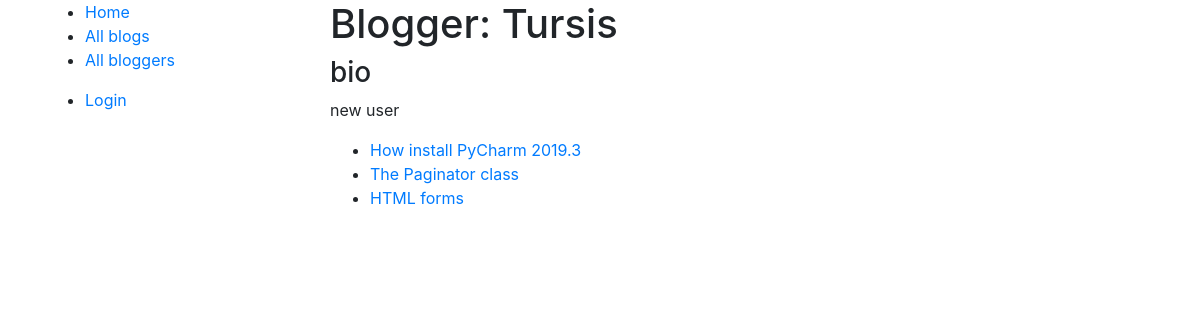
Page /blog/bloggers/id2 on the committed database.
### blog/models.py (models this page shows, shortened)
class BlogAuthor(models.Model):
    user = models.ForeignKey(User, on_delete=models.SET_NULL, null=True)
    bio = models.TextField(max_length=400, help_text="Enter your bio details here.")
    def __str__(self):
        return self.user.username

class Blog(models.Model):
    name = models.CharField(max_length=200, help_text="Enter your name blog here.")
    author = models.ForeignKey(BlogAuthor, on_delete=models.SET_NULL, null=True)
    description = models.TextField(max_length=400, help_text="Enter your blog text here.")
    pub_date = models.DateTimeField('date published')
    def get_absolute_url(self):
        return reverse('blog:blog-detail', args=[str(self.id)])

### blog/views.py (the view)
# urls.py: url('^bloggers/id(?P<pk>[0-9]+)$', views.BloggersDetailView.as_view(), name='bloggers-detail'),
class BloggersDetailView(generic.ListView):
    template_name = 'blog/blogauthor_detail.html'
    model = Blog
    def get_queryset(self):
        id = self.kwargs['pk']
        target_author = get_object_or_404(BlogAuthor, pk=id)
        return Blog.objects.filter(author=target_author)
    def get_context_data(self, **kwargs):
        context = super(BloggersDetailView, self).get_context_data(**kwargs)
        context['blogger'] = get_object_or_404(BlogAuthor, pk=self.kwargs['pk'])
        return context

### blog/templates/blog/blogauthor_detail.html
{% extends "base_generic.html" %}
{% block content %}
	<h1> Blogger: {{ blogger }}</h1>
	<h3>bio</h3>
	<p>{{ blogger.bio }}</p>
	{% if blog_list %}
		<ul>
		{% for blog in blog_list %}
			<li><a href={{ blog.get_absolute_url }}>{{ blog.name }}</a></li>
		{% endfor %}
		</ul>
	{% endif %}
{% endblock %}

### rows in the picture
BlogAuthor: user.username "Tursis", bio "new user"
Blog: name "How install PyCharm 2019.3"
Blog: name "The Paginator class"
Blog: name "HTML forms"
